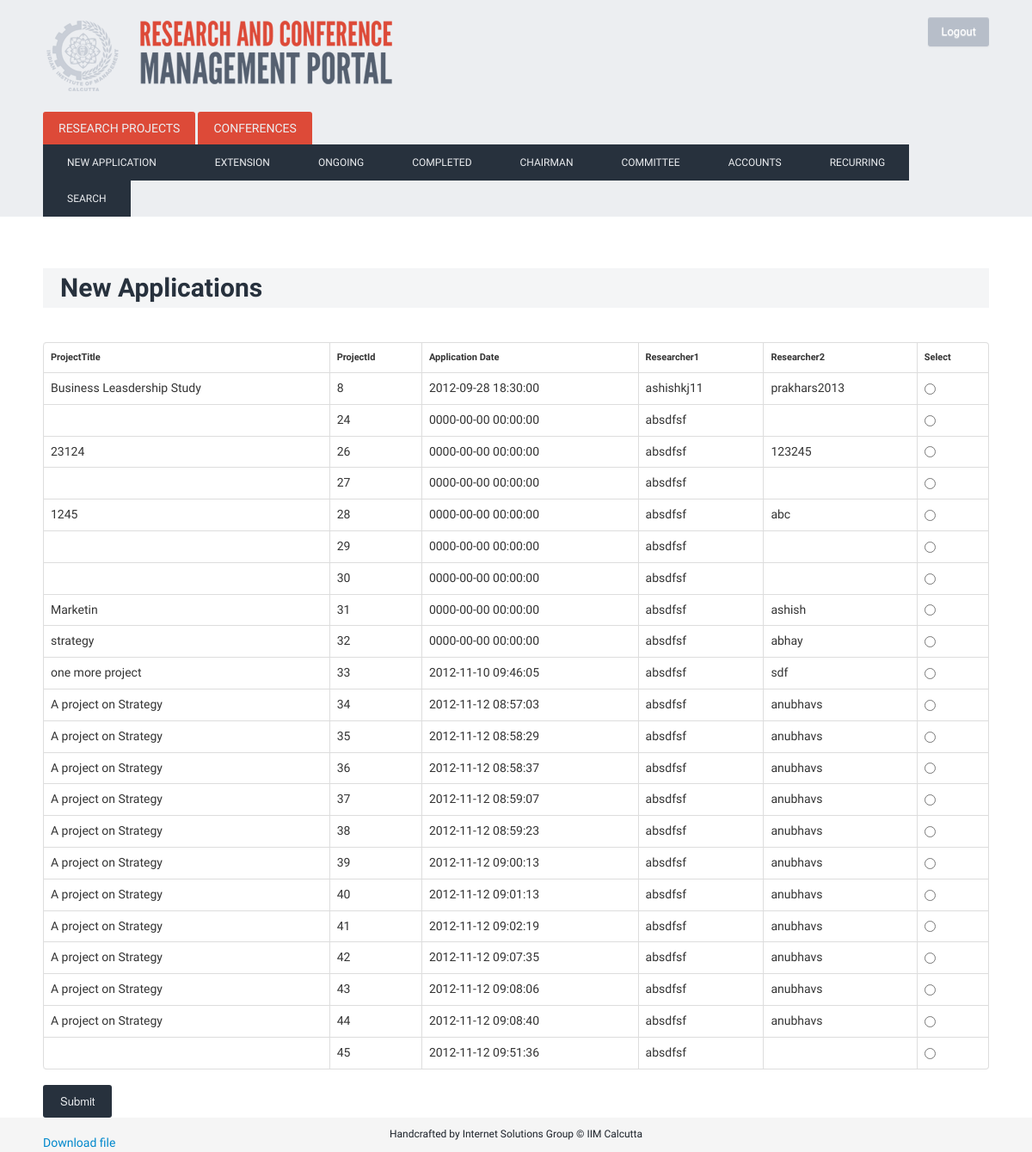
/index.php/new_application (signed in), run on an earlier commit of the app's database.
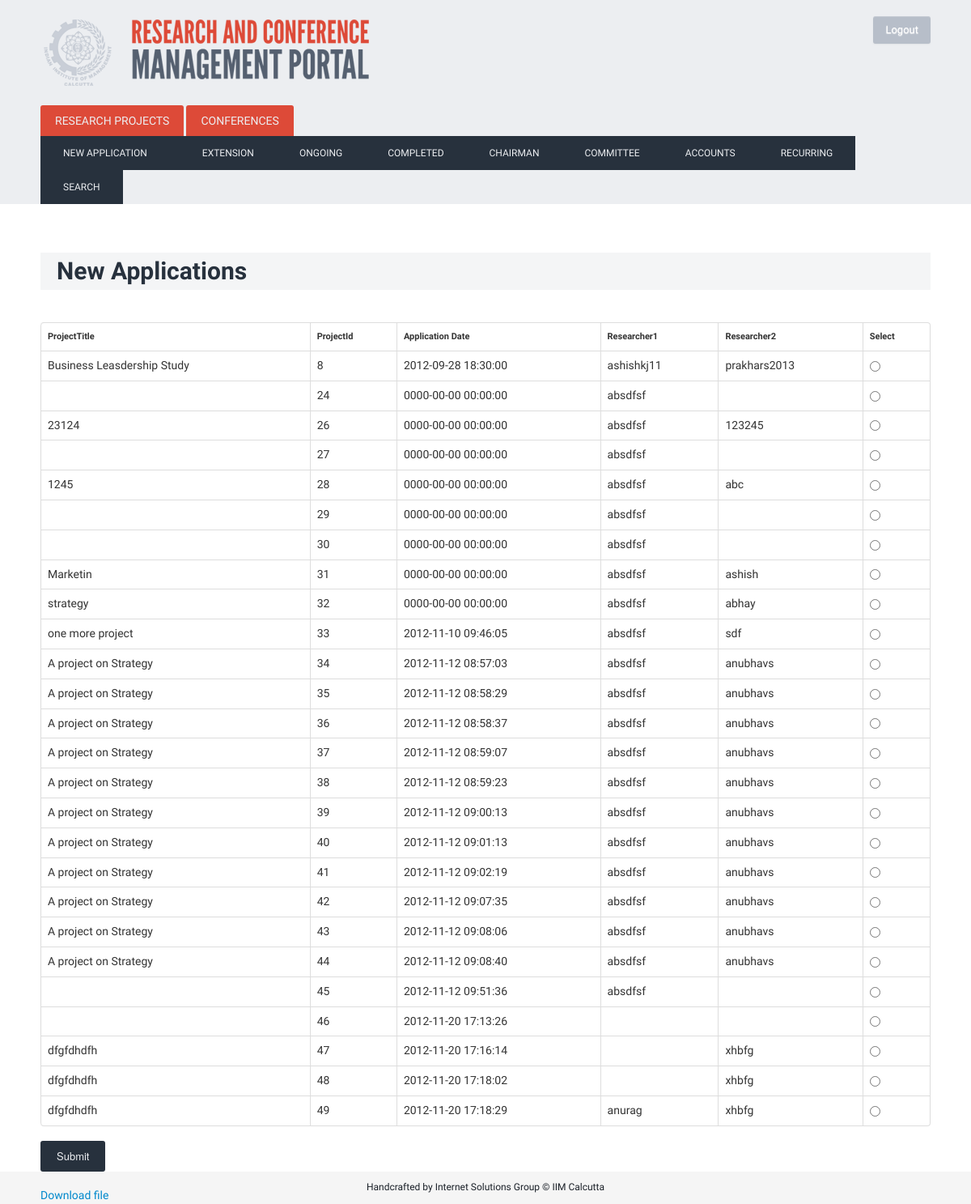
And on a later commit of the database.
### tables this page shows
CREATE TABLE IF NOT EXISTS `project` (
  `ProjectTitle` varchar(400) NOT NULL,
  `ProjectId` bigint(200) NOT NULL AUTO_INCREMENT,
  `Description` varchar(2000) NOT NULL,
  `App_Date` timestamp NOT NULL DEFAULT CURRENT_TIMESTAMP COMMENT 'The  date of application of the project',
  `Start_Date` date NOT NULL,
  `End_Date` date NOT NULL,
  `Researcher1` varchar(80) NOT NULL,
  `Researcher2` varchar(80) NOT NULL,
  `Researcher3` varchar(80) NOT NULL,
  `ProjectCategory` int(11) NOT NULL,
  `ProjectGrant` int(11) NOT NULL,
  `PStatus` varchar(50) NOT NULL,
  `Deliverables` varchar(500) NOT NULL,
  PRIMARY KEY (`ProjectId`),
  UNIQUE KEY `ProjectId` (`ProjectId`),
  UNIQUE KEY `ProjectId_2` (`ProjectId`)
);

### index.php (called while the page is built, shortened)
<?php
require_once BASEPATH.'core/CodeIgniter.php';

### application/models/project_model.php (called while the page is built, shortened)
<?PHP
class Project_model extends CI_Model {
	function getProjects()
		{
		if($_SESSION['usertype']==1)
		{
			$queryStr='SELECT * FROM project WHERE PStatus = "app_admin" ; ';
		}
		elseif ($_SESSION['usertype']==2)
		{
			$queryStr='SELECT * FROM project WHERE PStatus = "app_comm" ; ';
		}
		elseif ($_SESSION['usertype']==3)
		{
			$queryStr='SELECT * FROM project WHERE PStatus = "app_chairman" ; ';
		}
		$query= $this->db->query($queryStr);
		return $query->result();
		}
}
?>

### application/controllers/new_application.php (the view, shortened to what this page needs)
<?php
class New_application extends CI_Controller {
				function index()
				{
					$data['myClass']=$this;
					$data['action']=0;
					if($_SESSION['usertype']==1){
						$this->load->view('layout',$data);
					} elseif ($_SESSION['usertype']==2){
						$this->load->view('layoutComm',$data);
					} elseif($_SESSION['usertype']==3){
						$this->load->view('layoutChairman',$data);
					}
				}
				function load_php()
				{
					 $this->load->model('project_model');
					 $data['query']= $this->project_model->getProjects();
					 echo '
                     <h1>New Applications</h1>
					 <FORM METHOD=POST ACTION="ShowProject">
                    <table class="table table-bordered">
					<tr><TD><h4>ProjectTitle</h4></TD><TD><h4>ProjectId</h4></TD><TD><h4>Application Date</h4></TD><TD><h4>Researcher1</h4></TD><TD><h4>Researcher2</TD><TD><h4>Select</h1></TD></tr>
					<tbody>';
					 $flag=0;
					 foreach($data['query'] as $row)
					 {
						 $flag++;
						 echo '<TR><TD>';
						 print $row->ProjectTitle;
						 echo '</TD><TD>';
						 print $row->ProjectId;
						 echo '</TD><TD>';
						 print $row->App_Date;
						 echo '</TD><TD>';
						 print $row->Researcher1;
						 echo '</TD><TD>';
						 print $row->Researcher2;
					     echo '<TD><INPUT TYPE="RADIO" NAME="Choice1" VALUE="'.$row->ProjectId.'"></TD></TR>';
					 }
					 if($flag==0){
					 echo '<h4>No New Applications</h4> <br > </tbody> </TABLE>';
					 }
					 else
					 {
					 echo '</tbody>
					 </TABLE>
					 <INPUT TYPE=SUBMIT value="Submit">
					</FORM>
					<a href="downloadfile?file=researchportal%283%29.txt">Download file</a>';
				}
				}
}
?>

What changed in the data, as far as the page shows it:
added project: ProjectId "46", App_Date "2012-11-20 17:13:26"
added project: ProjectTitle "dfgfdhdfh", ProjectId "47", App_Date "2012-11-20 17:16:14", Researcher2 "xhbfg"
added project: ProjectTitle "dfgfdhdfh", ProjectId "48", App_Date "2012-11-20 17:18:02", Researcher2 "xhbfg"
added project: ProjectTitle "dfgfdhdfh", ProjectId "49", App_Date "2012-11-20 17:18:29", Researcher1 "anurag", Researcher2 "xhbfg"
